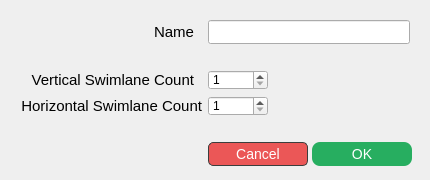
<?xml version="1.0" encoding="UTF-8"?>
<ui version="4.0">
 <class>FramePropertiesDialog</class>
 <widget class="QDialog" name="FramePropertiesDialog">
  <property name="geometry">
   <rect>
    <x>0</x>
    <y>0</y>
    <width>430</width>
    <height>180</height>
   </rect>
  </property>
  <property name="minimumSize">
   <size>
    <width>430</width>
    <height>180</height>
   </size>
  </property>
  <property name="maximumSize">
   <size>
    <width>430</width>
    <height>180</height>
   </size>
  </property>
  <property name="windowTitle">
   <string>Dialog</string>
  </property>
  <layout class="QFormLayout" name="formLayout">
   <property name="leftMargin">
    <number>20</number>
   </property>
   <property name="topMargin">
    <number>20</number>
   </property>
   <property name="rightMargin">
    <number>20</number>
   </property>
   <property name="bottomMargin">
    <number>6</number>
   </property>
   <item row="0" column="0">
    <widget class="QLabel" name="titleLabel">
     <property name="minimumSize">
      <size>
       <width>174</width>
       <height>0</height>
      </size>
     </property>
     <property name="styleSheet">
      <string notr="true">QLabel {
	font-size: 15px;
}</string>
     </property>
     <property name="text">
      <string>Name</string>
     </property>
     <property name="alignment">
      <set>Qt::AlignRight|Qt::AlignTrailing|Qt::AlignVCenter</set>
     </property>
    </widget>
   </item>
   <item row="0" column="1">
    <widget class="QLineEdit" name="titleEdit">
     <property name="minimumSize">
      <size>
       <width>0</width>
       <height>24</height>
      </size>
     </property>
     <property name="maximumSize">
      <size>
       <width>206</width>
       <height>24</height>
      </size>
     </property>
     <property name="maxLength">
      <number>50</number>
     </property>
    </widget>
   </item>
   <item row="1" column="1">
    <spacer name="verticalSpacer">
     <property name="orientation">
      <enum>Qt::Vertical</enum>
     </property>
     <property name="sizeType">
      <enum>QSizePolicy::Fixed</enum>
     </property>
     <property name="sizeHint" stdset="0">
      <size>
       <width>20</width>
       <height>14</height>
      </size>
     </property>
    </spacer>
   </item>
   <item row="2" column="0">
    <widget class="QLabel" name="rowCountLabel">
     <property name="minimumSize">
      <size>
       <width>174</width>
       <height>0</height>
      </size>
     </property>
     <property name="styleSheet">
      <string notr="true">QLabel {
	font-size: 15px;
}</string>
     </property>
     <property name="text">
      <string>Vertical Swimlane Count</string>
     </property>
     <property name="alignment">
      <set>Qt::AlignRight|Qt::AlignTrailing|Qt::AlignVCenter</set>
     </property>
    </widget>
   </item>
   <item row="2" column="1">
    <widget class="QSpinBox" name="verSwimlaneCountSpin">
     <property name="minimumSize">
      <size>
       <width>0</width>
       <height>20</height>
      </size>
     </property>
     <property name="maximumSize">
      <size>
       <width>60</width>
       <height>20</height>
      </size>
     </property>
     <property name="minimum">
      <number>1</number>
     </property>
     <property name="maximum">
      <number>10</number>
     </property>
    </widget>
   </item>
   <item row="3" column="0">
    <widget class="QLabel" name="label">
     <property name="minimumSize">
      <size>
       <width>174</width>
       <height>0</height>
      </size>
     </property>
     <property name="styleSheet">
      <string notr="true">QLabel {
	font-size: 15px;
}</string>
     </property>
     <property name="text">
      <string>Horizontal Swimlane Count</string>
     </property>
     <property name="alignment">
      <set>Qt::AlignRight|Qt::AlignTrailing|Qt::AlignVCenter</set>
     </property>
    </widget>
   </item>
   <item row="3" column="1">
    <widget class="QSpinBox" name="horSwimlaneCountSpin">
     <property name="minimumSize">
      <size>
       <width>0</width>
       <height>20</height>
      </size>
     </property>
     <property name="maximumSize">
      <size>
       <width>60</width>
       <height>20</height>
      </size>
     </property>
     <property name="minimum">
      <number>1</number>
     </property>
     <property name="maximum">
      <number>10</number>
     </property>
    </widget>
   </item>
   <item row="5" column="1">
    <layout class="QHBoxLayout" name="horizontalLayout">
     <item>
      <widget class="QPushButton" name="cancelBtn">
       <property name="minimumSize">
        <size>
         <width>100</width>
         <height>24</height>
        </size>
       </property>
       <property name="maximumSize">
        <size>
         <width>100</width>
         <height>24</height>
        </size>
       </property>
       <property name="styleSheet">
        <string notr="true">QPushButton
{
	background-color: #EB5757;
	border: 1px solid #3B3E3D;;
	border-radius: 5px;
	font-size: 14px;
	color: #FFFFFF;
}

QPushButton:hover
{
	background-color:  #F87E7E;
}</string>
       </property>
       <property name="text">
        <string>Cancel</string>
       </property>
      </widget>
     </item>
     <item>
      <widget class="QPushButton" name="okBtn">
       <property name="minimumSize">
        <size>
         <width>100</width>
         <height>24</height>
        </size>
       </property>
       <property name="maximumSize">
        <size>
         <width>100</width>
         <height>24</height>
        </size>
       </property>
       <property name="styleSheet">
        <string notr="true">QPushButton {
	background: #27AE60;
	border-radius: 8px;
	font-size: 14px;
	
	color: #FFFFFF;
}
                  
QPushButton::hover {
	background: #46CE7F;
	border-radius: 8;
}</string>
       </property>
       <property name="text">
        <string>OK</string>
       </property>
      </widget>
     </item>
    </layout>
   </item>
   <item row="4" column="1">
    <spacer name="verticalSpacer_2">
     <property name="orientation">
      <enum>Qt::Vertical</enum>
     </property>
     <property name="sizeType">
      <enum>QSizePolicy::Fixed</enum>
     </property>
     <property name="sizeHint" stdset="0">
      <size>
       <width>20</width>
       <height>14</height>
      </size>
     </property>
    </spacer>
   </item>
  </layout>
 </widget>
 <resources/>
 <connections/>
</ui>
